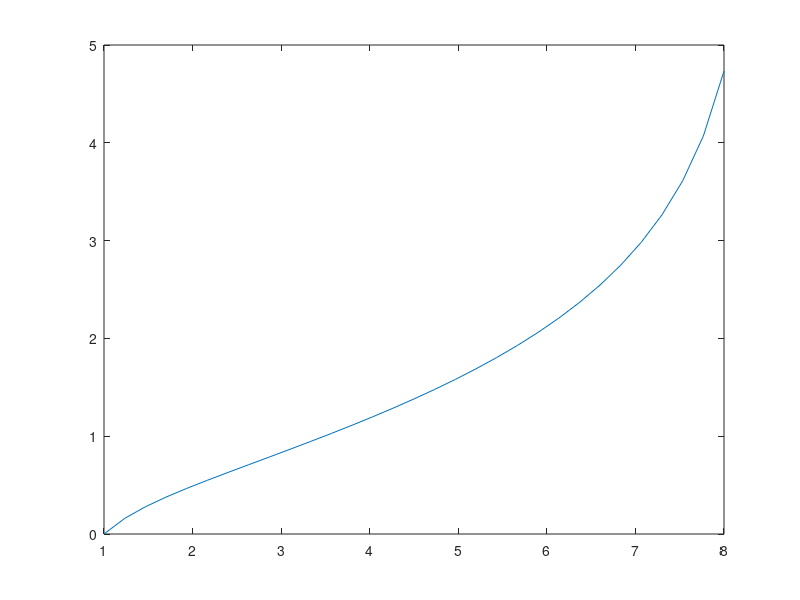

The MATLAB source for this figure:
%% Vizualiation Code
clear all; close all; clc;

%% Open File and Ploat

DATA = load('UNIFULL.txt');

X = DATA(:,1); Y = DATA(:,2);

plot(X,Y)